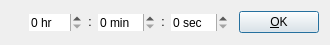
<?xml version="1.0" encoding="UTF-8"?>
<ui version="4.0">
 <class>JumpDialog</class>
 <widget class="QDialog" name="JumpDialog">
  <property name="geometry">
   <rect>
    <x>0</x>
    <y>0</y>
    <width>330</width>
    <height>45</height>
   </rect>
  </property>
  <property name="windowTitle">
   <string>Dialog</string>
  </property>
  <property name="styleSheet">
   <string notr="true"/>
  </property>
  <layout class="QHBoxLayout" name="horizontalLayout_2">
   <item>
    <widget class="QLabel" name="validEntryLabel">
     <property name="sizePolicy">
      <sizepolicy hsizetype="Fixed" vsizetype="Fixed">
       <horstretch>0</horstretch>
       <verstretch>0</verstretch>
      </sizepolicy>
     </property>
     <property name="pixmap">
      <pixmap resource="../resources.qrc">:/images/not_exists.svg</pixmap>
     </property>
     <property name="alignment">
      <set>Qt::AlignCenter</set>
     </property>
    </widget>
   </item>
   <item>
    <widget class="QWidget" name="horizontalLayoutWidget" native="true">
     <layout class="QHBoxLayout" name="horizontalLayout">
      <property name="leftMargin">
       <number>5</number>
      </property>
      <property name="topMargin">
       <number>0</number>
      </property>
      <property name="rightMargin">
       <number>5</number>
      </property>
      <property name="bottomMargin">
       <number>0</number>
      </property>
      <item>
       <widget class="QSpinBox" name="hourBox">
        <property name="frame">
         <bool>false</bool>
        </property>
        <property name="suffix">
         <string> hr</string>
        </property>
       </widget>
      </item>
      <item>
       <widget class="QLabel" name="label">
        <property name="sizePolicy">
         <sizepolicy hsizetype="Fixed" vsizetype="Fixed">
          <horstretch>0</horstretch>
          <verstretch>0</verstretch>
         </sizepolicy>
        </property>
        <property name="styleSheet">
         <string notr="true"/>
        </property>
        <property name="text">
         <string>:</string>
        </property>
        <property name="alignment">
         <set>Qt::AlignCenter</set>
        </property>
       </widget>
      </item>
      <item>
       <widget class="QSpinBox" name="minBox">
        <property name="frame">
         <bool>false</bool>
        </property>
        <property name="suffix">
         <string> min</string>
        </property>
       </widget>
      </item>
      <item>
       <widget class="QLabel" name="label_2">
        <property name="sizePolicy">
         <sizepolicy hsizetype="Fixed" vsizetype="Fixed">
          <horstretch>0</horstretch>
          <verstretch>0</verstretch>
         </sizepolicy>
        </property>
        <property name="styleSheet">
         <string notr="true"/>
        </property>
        <property name="text">
         <string>:</string>
        </property>
        <property name="alignment">
         <set>Qt::AlignCenter</set>
        </property>
       </widget>
      </item>
      <item>
       <widget class="QSpinBox" name="secBox">
        <property name="frame">
         <bool>false</bool>
        </property>
        <property name="suffix">
         <string> sec</string>
        </property>
       </widget>
      </item>
     </layout>
    </widget>
   </item>
   <item>
    <widget class="QPushButton" name="okButton">
     <property name="sizePolicy">
      <sizepolicy hsizetype="Fixed" vsizetype="Fixed">
       <horstretch>0</horstretch>
       <verstretch>0</verstretch>
      </sizepolicy>
     </property>
     <property name="text">
      <string>&amp;OK</string>
     </property>
     <property name="default">
      <bool>true</bool>
     </property>
    </widget>
   </item>
  </layout>
 </widget>
 <tabstops>
  <tabstop>hourBox</tabstop>
  <tabstop>minBox</tabstop>
  <tabstop>secBox</tabstop>
  <tabstop>okButton</tabstop>
 </tabstops>
 <resources>
  <include location="../resources.qrc"/>
 </resources>
 <connections/>
</ui>
